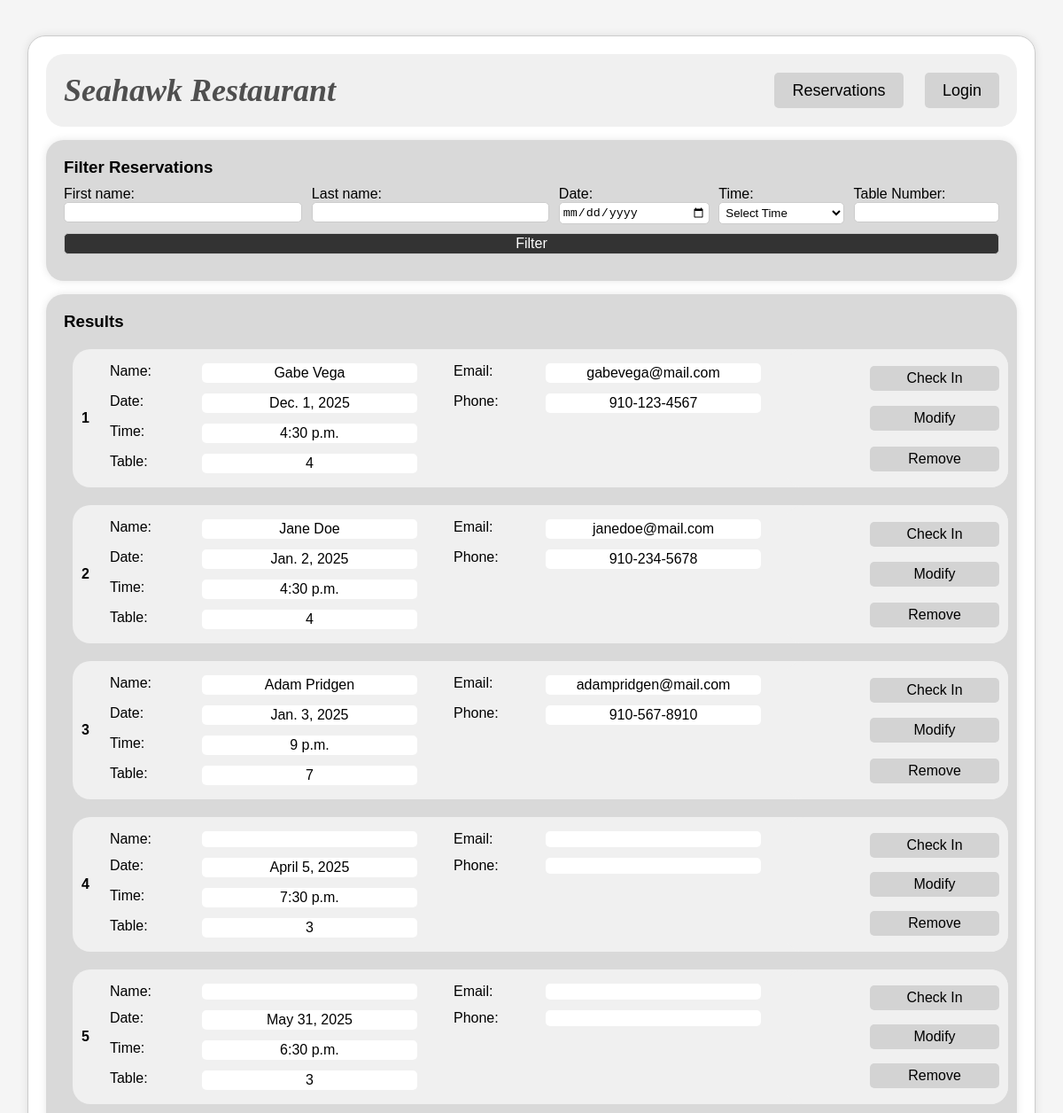
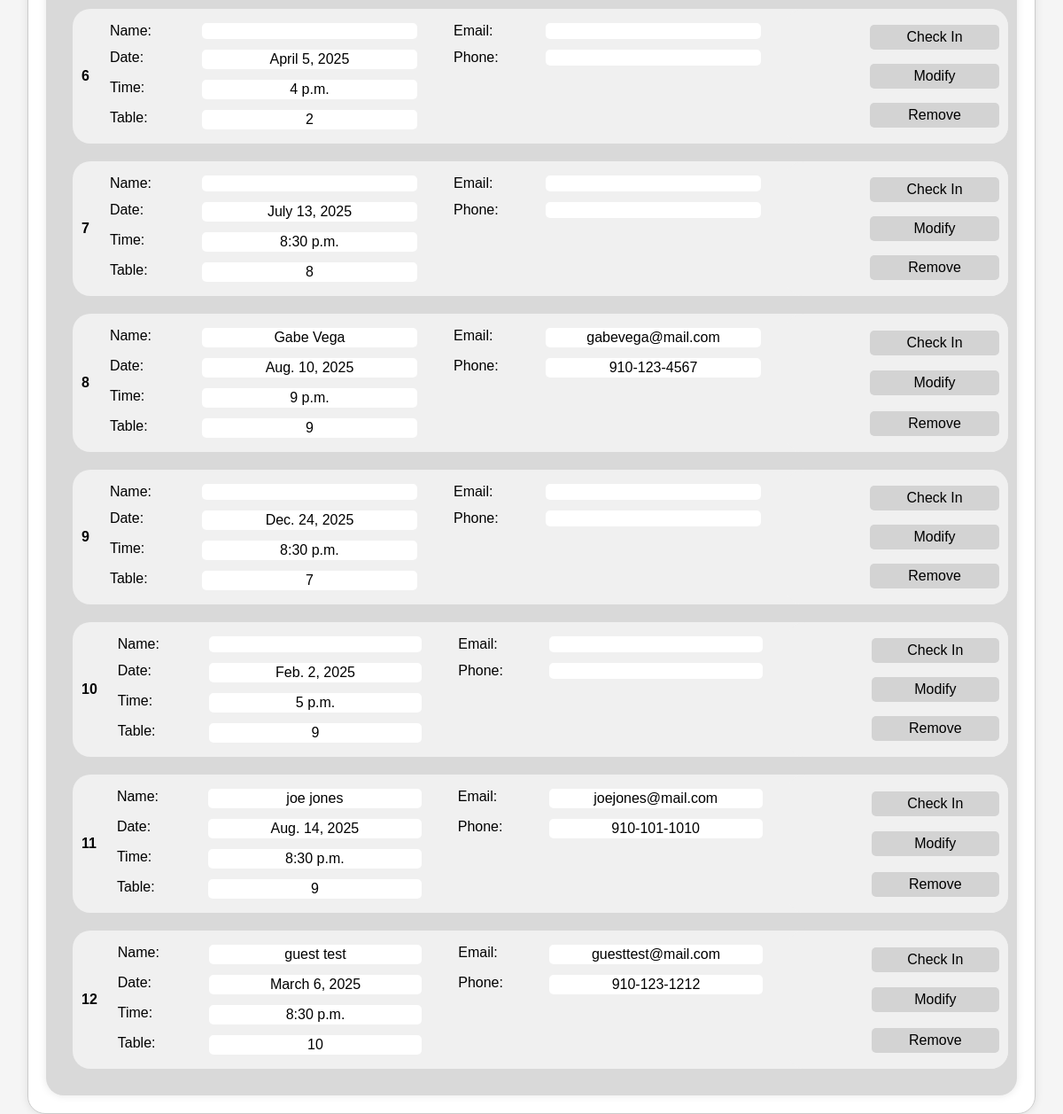
Page /reservation/viewall (signed in) on the earlier database version (2 pictures, top to bottom).
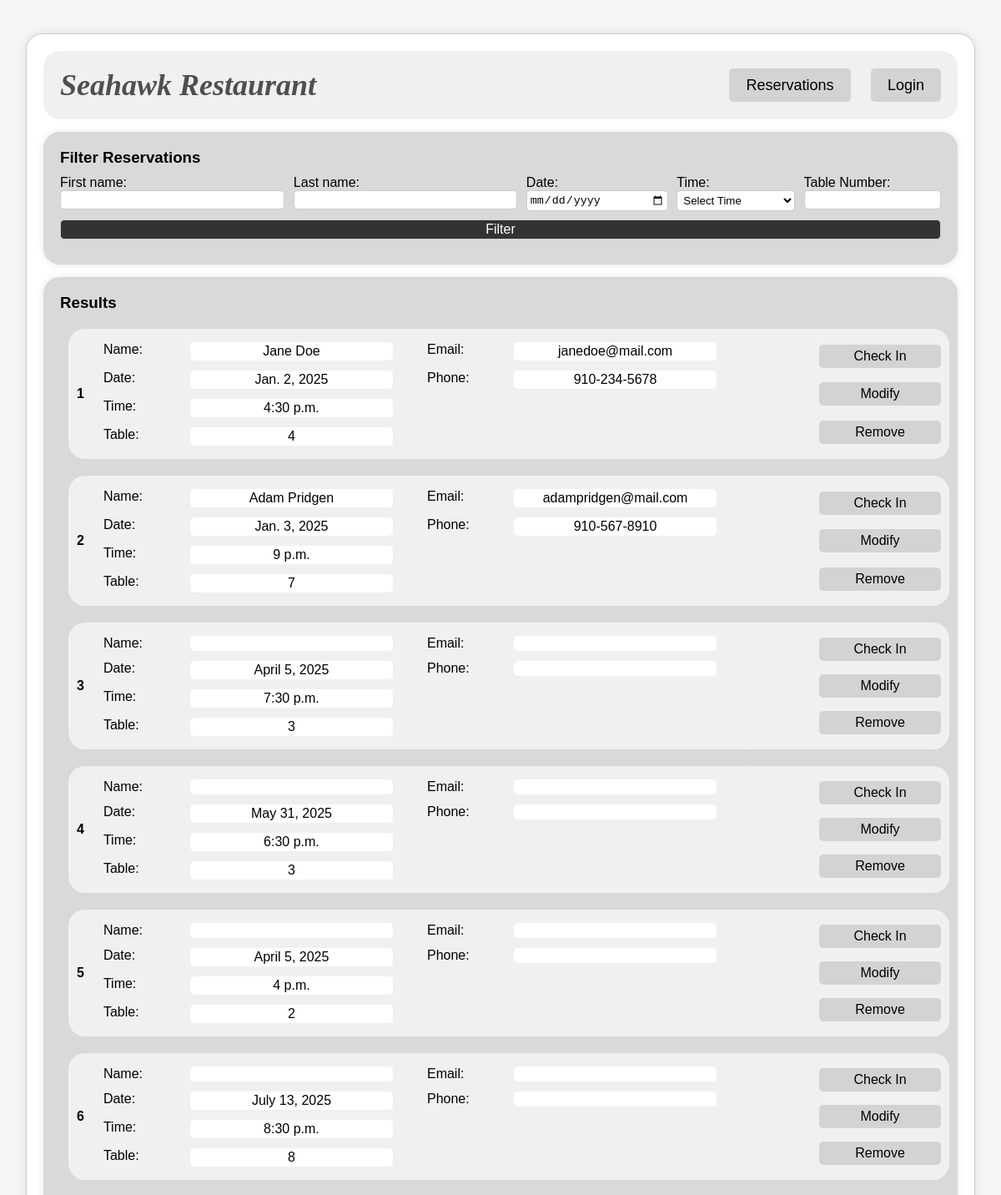
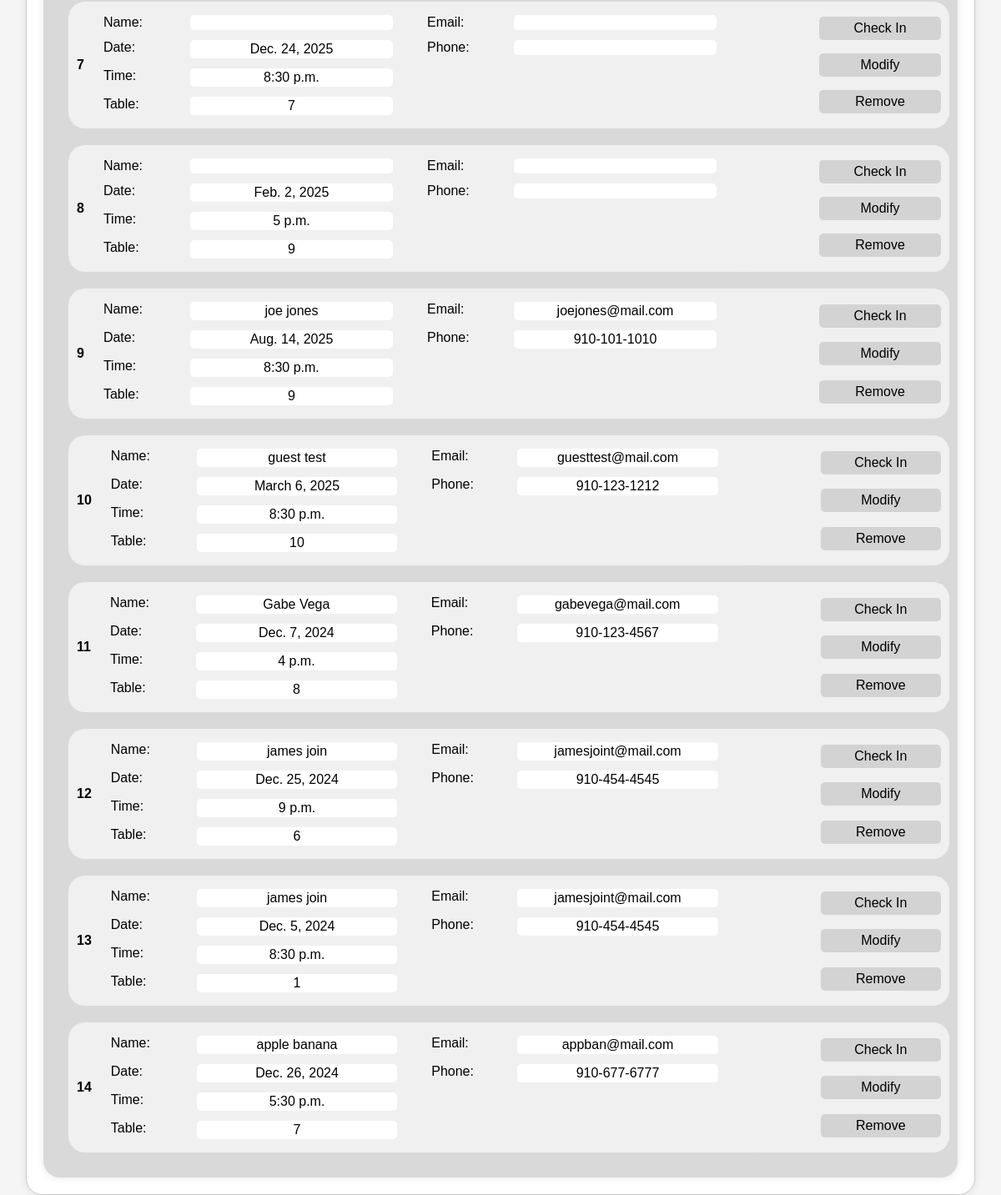
Same page on the later database version (2 pictures, top to bottom).
### pages/models.py (models this page shows, shortened)
class Reservation(models.Model):
    tablenum = models.IntegerField(default=1)
    date = models.DateField(default=datetime.date.today)
    time = models.TimeField(default=datetime.time(19, 0))
    reservedBy = models.ForeignKey(User, null=True, blank=True, on_delete=models.SET_NULL)
    checked_in = models.BooleanField(default=False)  # Check-in feature added
    class Meta:
        unique_together = ('tablenum', 'date', 'time')

class ResUser(models.Model):
    user = models.OneToOneField(User, on_delete=models.CASCADE)
    phonenumber = models.CharField(default="000-000-0000", max_length=12)

### pages/views.py (the view, shortened to what this page needs)
# urls.py: path('reservation/viewall', views.viewall_reservations, name='viewall_reservations'),
def viewall_reservations(request):
    clearmessages(request)
    try:
        user = User.objects.get(username=request.session.get('username'))
        if not user.is_staff:
            messages.error(request, "User not authorized!")
            return render(request, 'pages/ReservationComponent/ReservationViewAll.html', {
                'reservations': [],
            })
    except User.DoesNotExist:
        messages.error(request, "User not authorized!")
        return render(request, 'pages/ReservationComponent/ReservationViewAll.html', {
            'reservations' : []
        })
    reservations = Reservation.objects.all()
    context = {'reservations': reservations}
    return render(request, 'pages/ReservationComponent/ReservationViewAll.html', context)

### pages/views.py (called while the page is built)
def clearmessages(request):
    for message in messages.get_messages(request):
        message.used = True

### pages/templates/pages/ReservationComponent/ReservationViewAll.html (shortened to what the changed rows need)
{% load static %}
<!DOCTYPE html>
<html lang="en">
<head>
    <link rel="stylesheet" href="{% static 'css/styles.css'%}">
    <link rel="stylesheet" href="{% static 'css/ReservationViewAll.css'%}">
</head>
<body>
    <main class="main">
        <div class="container">
            <header>
                <h1><a href="{% url 'home' %}">Seahawk Restaurant</a></h1>
            </header>
            <div class="results">
                {% if reservations %}
                    {% for reservation in reservations %}
                        <div class="result-group">
                            <p class="result-number">{{ forloop.counter }}</p>
                            <div class="result-text">
                                <div class="result-item"><p class="result-item-field">Name:</p><p class="result-item-content">{{reservation.reservedBy.first_name}} {{reservation.reservedBy.last_name}}</p></div>
                                <div class="result-item"><p class="result-item-field">Date:</p><p class="result-item-content">{{reservation.date}}</p></div>
                                <div class="result-item"><p class="result-item-field">Time:</p><p class="result-item-content">{{reservation.time}}</p></div>
                                <div class="result-item"><p class="result-item-field">Table:</p><p class="result-item-content">{{reservation.tablenum}}</p></div>
                            </div>
                            <div class="result-text">
                                <div class="result-item"><p class="result-item-field">Email:</p><p class="result-item-content">{{reservation.reservedBy.email}}</p></div>
                                <div class="result-item"><p class="result-item-field">Phone:</p><p class="result-item-content">{{reservation.reservedBy.resuser.phonenumber}}</p></div>
                            </div>
                            <div class="result-options">
                                {% if not reservation.checked_in %}
                                    <a href="{% url 'checkin_reservation' reservation_id=reservation.id %}">Check In</a>
                                {% else %}
                                    <p>Checked In</p>
                                {% endif %}
                                <a href="{% url 'modify_reservation' reservation_id=reservation.id %}">Modify</a>
                                <a href="{% url 'remove_reservation' reservation_id=reservation.id %}">Remove</a>
                            </div>
                        </div>
                    {% endfor %}
                {% endif %}
            </div>
        </div>
    </main>
</body>
</html>

Differences in the rows shown:
removed Reservation: reservedBy.first_name "Gabe", reservedBy.last_name "Vega", date "Dec. 1, 2025", time "4:30 p.m.", tablenum "4", reservedBy.email "gabevega@mail.com", reservedBy.resuser.phonenumber "910-123-4567", checked_in "Check In"
removed Reservation: reservedBy.first_name "Gabe", reservedBy.last_name "Vega", date "Aug. 10, 2025", time "9 p.m.", tablenum "9", reservedBy.email "gabevega@mail.com", reservedBy.resuser.phonenumber "910-123-4567", checked_in "Check In"
added Reservation: reservedBy.first_name "Gabe", reservedBy.last_name "Vega", date "Dec. 7, 2024", time "4 p.m.", tablenum "8", reservedBy.email "gabevega@mail.com", reservedBy.resuser.phonenumber "910-123-4567", checked_in "Check In"
added Reservation: reservedBy.first_name "james", reservedBy.last_name "join", date "Dec. 25, 2024", time "9 p.m.", tablenum "6", reservedBy.email "jamesjoint@mail.com", reservedBy.resuser.phonenumber "910-454-4545", checked_in "Check In"
added Reservation: reservedBy.first_name "james", reservedBy.last_name "join", date "Dec. 5, 2024", time "8:30 p.m.", tablenum "1", reservedBy.email "jamesjoint@mail.com", reservedBy.resuser.phonenumber "910-454-4545", checked_in "Check In"
added Reservation: reservedBy.first_name "apple", reservedBy.last_name "banana", date "Dec. 26, 2024", time "5:30 p.m.", tablenum "7", reservedBy.email "appban@mail.com", reservedBy.resuser.phonenumber "910-677-6777", checked_in "Check In"
